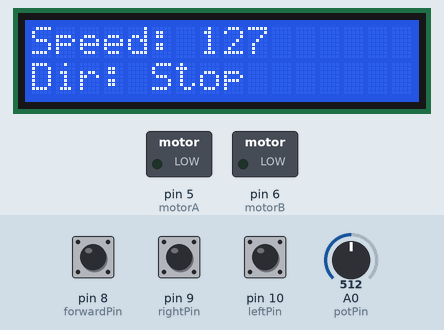
Simulated run of this sketch. Board: Arduino Uno, built with avr-gcc and run on an emulated ATmega328P. On the bench: 16×2 character LCD, switched loads named in the sketch (green lamp = pin HIGH). The inputs (shaded band) are chosen by the test bench; at power-on: pin 8 (forwardPin) HIGH, pin 9 (rightPin) HIGH, pin 10 (leftPin) HIGH, A0 (potPin) = 512.

Above: at 1.2 s.
1.3 s: pin 8 (forwardPin) pulled LOW for 0.25 s
At 1.58 s:
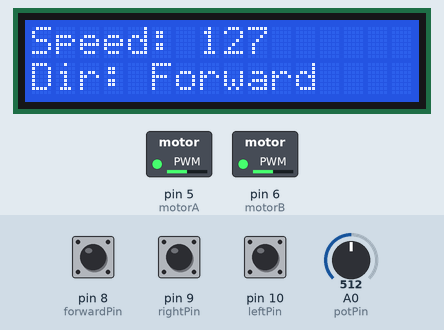
3.1 s: pin 9 (rightPin) pulled LOW for 0.25 s
At 3.39 s:
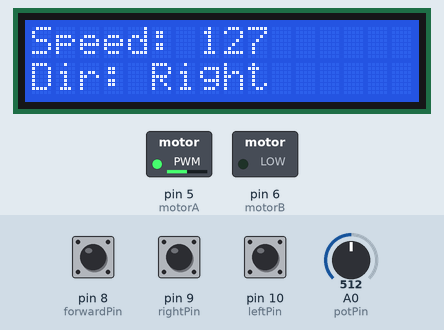
5.0 s: pin 10 (leftPin) pulled LOW for 0.25 s
At 5.21 s:
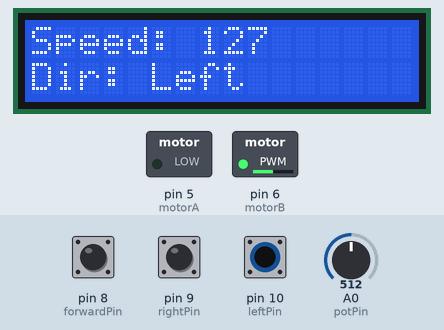
6.8 s: A0 (potPin) set to 716
At 7.9 s:
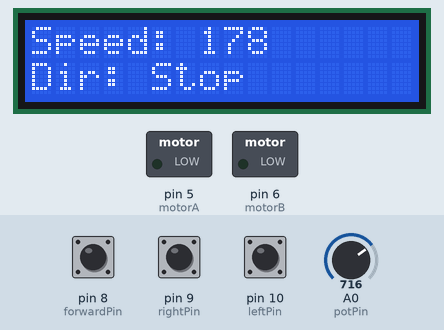
8.4 s: pin 8 (forwardPin) pulled LOW for 1 s
At 9.4 s:
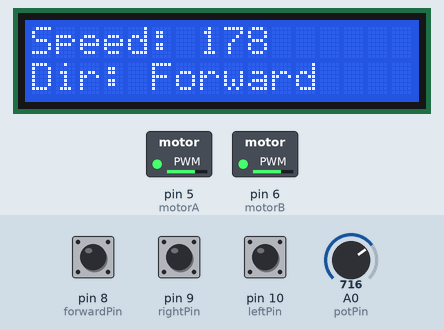
11.1 s: pin 9 (rightPin) pulled LOW for 1 s
At 11.9 s:
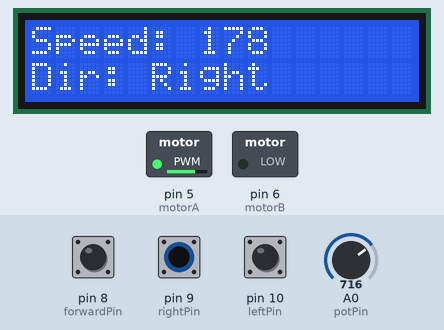
Timing chart, 0 to 14.1 s (numbered marks = the images above; inputs shaded):
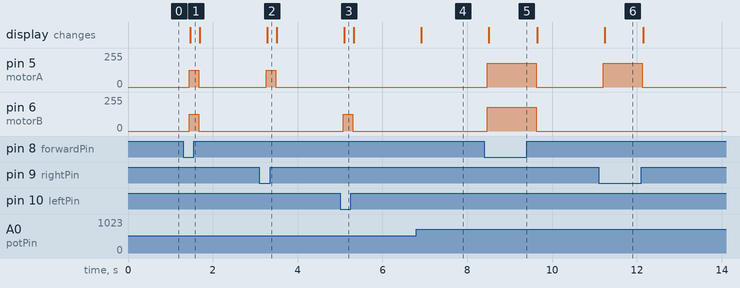

Measured:
- after the input at 1.3 s, pin 5 (motorA), pin 6 (motorB): 0/255 → 127/255 after 0.14 s, → 0/255 0.23 s later; the display: changes after 0.17 s (image 1)
- after the input at 3.1 s, pin 5 (motorA): 0/255 → 127/255 after 0.16 s, → 0/255 0.23 s later; the display: changes after 0.19 s (image 2)
- after the input at 5.0 s, pin 6 (motorB): 0/255 → 127/255 after 0.07 s, → 0/255 0.23 s later; the display: changes after 0.10 s (image 3)
- after the input at 6.8 s, the display: changes after 0.11 s (image 4)
- after the input at 8.4 s, pin 5 (motorA), pin 6 (motorB): 0/255 → 178/255 after 0.08 s, → 0/255 1.1 s later; the display: changes after 0.10 s (image 5)
- after the input at 11.1 s, pin 5 (motorA): 0/255 → 178/255 after 0.11 s, → 0/255 0.91 s later; the display: changes after 0.14 s (image 6)

The sketch:

Assignment_4_Task_4_Code.ino
```cpp
#include <Adafruit_LiquidCrystal.h>

// Create LCD object (address 0 for I2C backpack)
// Change "0" if your module uses a different address
Adafruit_LiquidCrystal lcd(0);

// Pin definitions
const int forwardPin = 8;   // Forward DIP input
const int rightPin   = 9;   // Right DIP input
const int leftPin    = 10;  // Left DIP input

const int motorA = 5;  // PWM output (EN1)
const int motorB = 6;  // PWM output (EN2)

const int potPin = A0; // Potentiometer input

void setup() {
  // DIP switch inputs with pull-ups
  pinMode(forwardPin, INPUT_PULLUP);
  pinMode(rightPin, INPUT_PULLUP);
  pinMode(leftPin, INPUT_PULLUP);

  pinMode(motorA, OUTPUT);
  pinMode(motorB, OUTPUT);

  // Initialize LCD
  lcd.begin(16, 2);
  lcd.setBacklight(1);   // Turn on backlight
  lcd.clear();
  lcd.setCursor(0, 0);
  lcd.print("Motor Control");
}

void loop() {
  // Read DIP switch states (LOW = switch ON)
  bool forward = (digitalRead(forwardPin) == LOW);
  bool right   = (digitalRead(rightPin)   == LOW);
  bool left    = (digitalRead(leftPin)    == LOW);

  // Read potentiometer → map to PWM
  int speed = analogRead(potPin);
  speed = map(speed, 0, 1023, 0, 255);

  // Default: stop
  int pwmA = 0;
  int pwmB = 0;
  String direction = "Stop";

  // Control logic
  if (forward) {
    pwmA = speed;
    pwmB = speed;
    direction = "Forward";
  }
  else if (right) {
    pwmA = speed;
    pwmB = 0;
    direction = "Right";
  }
  else if (left) {
    pwmA = 0;
    pwmB = speed;
    direction = "Left";
  }

  // Apply motor speed
  analogWrite(motorA, pwmA);
  analogWrite(motorB, pwmB);

  // --- LCD Display ---
  lcd.setCursor(0, 0);
  lcd.print("Speed: ");
  lcd.print(speed);
  lcd.print("   "); // clear trailing chars

  lcd.setCursor(0, 1);
  lcd.print("Dir: ");
  lcd.print(direction);
  lcd.print("     "); // clear trailing chars

  delay(200); // update rate
}
```
